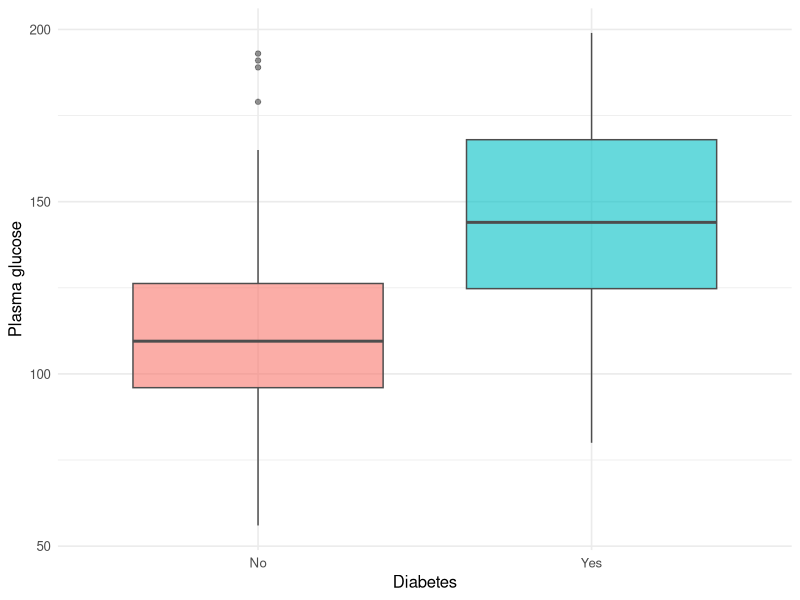
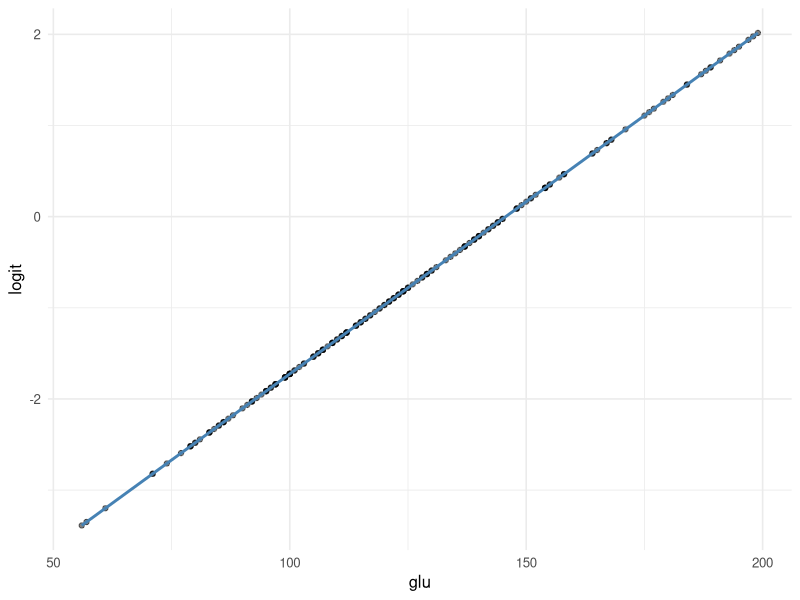

R code for these plots, in order:
# ============================================================
# Biostatistics Courses
# Course 2 — Week 3, Session 1: Logistic regression
# ============================================================

# --- 0. Setup --------------------------------------------------
library(tidyverse)
library(broom)
library(MASS)
set.seed(42)
theme_set(theme_minimal(base_size = 12))

# --- 1. Hypothesis / Goal --------------------------------------
# Plasma glucose as a predictor of diabetes in Pima.tr.

# --- 2. Data ---------------------------------------------------
pima <- as_tibble(Pima.tr) |>
  mutate(type = factor(type, levels = c("No", "Yes")))

# --- 3. Visualise ----------------------------------------------
p <- ggplot(pima, aes(type, glu, fill = type)) +
  geom_boxplot(alpha = 0.6, colour = "grey30") +
  labs(x = "Diabetes", y = "Plasma glucose") +
  theme(legend.position = "none")
print(p)

# --- 4. Assumptions --------------------------------------------
fit <- glm(type ~ glu, data = pima, family = binomial)
p2 <- pima |> mutate(p = fitted(fit), logit = qlogis(p)) |>
  ggplot(aes(glu, logit)) + geom_point(alpha = 0.5) +
  geom_smooth(method = "loess", se = FALSE, colour = "steelblue")
print(p2)

# --- 5. Conduct / Fit ------------------------------------------
print(tidy(fit, conf.int = TRUE, exponentiate = TRUE))
print(glance(fit))
pred_prob <- predict(fit, type = "response")
pred_class <- ifelse(pred_prob > 0.5, "Yes", "No")
print(table(pred_class, truth = pima$type))

# --- 6. Report -------------------------------------------------
cat(sprintf("OR per 10 mg/dL glucose: %.2f\n",
            exp(10 * coef(fit)["glu"])))
